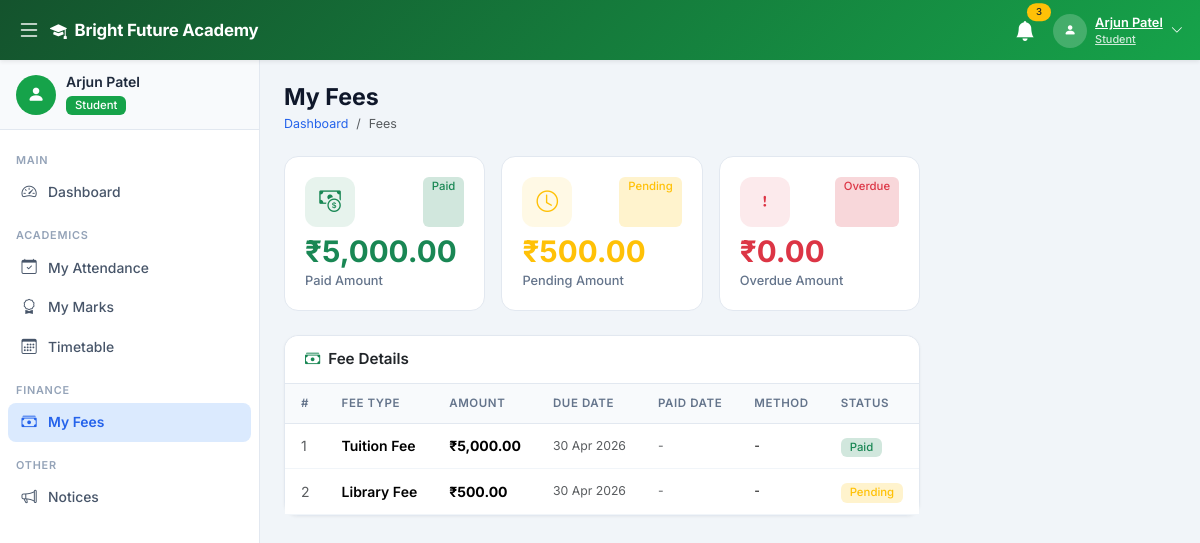
The page /student/fees.php (signed in) on the database its author committed.
### tables this page shows
CREATE TABLE IF NOT EXISTS settings (
    id INT AUTO_INCREMENT PRIMARY KEY,
    setting_key VARCHAR(100) UNIQUE NOT NULL,
    setting_value TEXT,
    setting_group VARCHAR(50) DEFAULT 'general',
    updated_at TIMESTAMP DEFAULT CURRENT_TIMESTAMP ON UPDATE CURRENT_TIMESTAMP
);

CREATE TABLE IF NOT EXISTS fees (
    id INT AUTO_INCREMENT PRIMARY KEY,
    student_id INT NOT NULL,
    fee_type VARCHAR(50) NOT NULL,
    amount DECIMAL(10,2) NOT NULL,
    due_date DATE NOT NULL,
    paid_date DATE,
    status ENUM('Pending','Paid','Overdue') DEFAULT 'Pending',
    payment_method VARCHAR(50),
    transaction_id VARCHAR(100),
    created_at TIMESTAMP DEFAULT CURRENT_TIMESTAMP,
    FOREIGN KEY (student_id) REFERENCES students(id) ON DELETE CASCADE
);

### config/db.php (called while the page is built, shortened)
<?php
function getDB() {
    static $conn = null;
    if ($conn === null) {
        $conn = new mysqli(DB_HOST, DB_USER, DB_PASS, DB_NAME);
        $conn->set_charset('utf8mb4');
    }
    return $conn;
}
function getSetting($key, $default = '') {
    $db  = getDB();
    $key = $db->real_escape_string($key);
    $res = $db->query("SELECT setting_value FROM settings WHERE setting_key='$key' LIMIT 1");
    if ($res && $res->num_rows > 0) {
        return $res->fetch_assoc()['setting_value'];
    }
    return $default;
}
function formatDate($d) {
    return $d ? date('d M Y', strtotime($d)) : '-';
}

### student/fees.php (the view, shortened to what this page needs)
<?php
require_once '../config/db.php';
$db = getDB();
$uid = (int)$_SESSION['user_id'];
$student = $db->query("SELECT s.id FROM students s WHERE s.user_id=$uid")->fetch_assoc();
$sid = (int)($student['id'] ?? 0);
$fees = $db->query("SELECT * FROM fees WHERE student_id=$sid ORDER BY created_at DESC");
$smry = $db->query("SELECT status,SUM(amount) as s FROM fees WHERE student_id=$sid GROUP BY status")->fetch_all(MYSQLI_ASSOC);
$fsum = ['Paid'=>0,'Pending'=>0,'Overdue'=>0]; foreach ($smry as $s) $fsum[$s['status']] = $s['s'];
?>
<?php include '../includes/header.php'; ?>
<?php include '../includes/sidebar.php'; ?>
<div class="main-content" id="mainContent"><div class="sidebar-overlay" id="sidebarOverlay"></div>
<div class="page-header"><h2>My Fees</h2><nav><ol class="breadcrumb mb-0"><li class="breadcrumb-item"><a href="dashboard.php">Dashboard</a></li><li class="breadcrumb-item active">Fees</li></ol></nav></div>
<div class="row g-3 mb-4">
    <?php foreach ([['Paid','success','cash-coin'],['Pending','warning','clock'],['Overdue','danger','exclamation']] as [$s,$c,$ic]): ?>
    <div class="col-md-4">
        <div class="stat-card">
            <div class="d-flex justify-content-between mb-2"><div class="stat-icon bg-<?= $c ?> bg-opacity-10 text-<?= $c ?>"><i class="bi bi-<?= $ic ?>"></i></div><span class="badge bg-<?= $c ?>-subtle text-<?= $c ?>"><?= $s ?></span></div>
            <div class="stat-value text-<?= $c ?>">&#8377;<?= number_format($fsum[$s]??0,2) ?></div>
            <div class="stat-label"><?= $s ?> Amount</div>
        </div>
    </div>
    <?php endforeach; ?>
</div>
<div class="card">
    <div class="card-header"><h6 class="card-title"><i class="bi bi-cash-stack me-2 text-success"></i>Fee Details</h6></div>
    <div class="table-responsive"><table class="table">
        <thead><tr><th>#</th><th>Fee Type</th><th>Amount</th><th>Due Date</th><th>Paid Date</th><th>Method</th><th>Status</th></tr></thead>
        <tbody>
        <?php $i=1; while ($f=$fees->fetch_assoc()): $sc=['Paid'=>'success','Pending'=>'warning','Overdue'=>'danger'][$f['status']]??'secondary'; ?>
        <tr>
            <td class="text-muted"><?= $i++ ?></td>
            <td class="fw-600"><?= htmlspecialchars($f['fee_type']) ?></td>
            <td class="fw-700">&#8377;<?= number_format($f['amount'],2) ?></td>
            <td class="text-muted small"><?= formatDate($f['due_date']) ?></td>
            <td class="text-muted small"><?= $f['paid_date'] ? formatDate($f['paid_date']) : '-' ?></td>
            <td class="small"><?= htmlspecialchars($f['payment_method']??'-') ?></td>
            <td><span class="badge bg-<?= $sc ?>-subtle text-<?= $sc ?>"><?= $f['status'] ?></span></td>
        </tr>
        <?php endwhile; ?>
        </tbody>
    </table></div>
</div>
</div>
<?php include '../includes/footer.php'; ?>

### includes/header.php (shortened to what this page needs)
<!DOCTYPE html>
<html lang="en">
<head>
    <link href="https://cdn.jsdelivr.net/npm/bootstrap@5.3.2/dist/css/bootstrap.min.css" rel="stylesheet">
    <link href="https://cdn.jsdelivr.net/npm/bootstrap-icons@1.11.3/font/bootstrap-icons.css" rel="stylesheet">
    <link href="<?= APP_URL ?>/assets/css/style.css" rel="stylesheet">
</head>
<body>
<?php
$role        = $_SESSION['role'] ?? '';
$navGradient = [
    'developer' => 'background:linear-gradient(135deg,#4c1d95,#7c3aed)',
    'admin'     => 'background:linear-gradient(135deg,#991b1b,#dc2626)',
    'teacher'   => 'background:linear-gradient(135deg,#1e3a8a,#2563eb)',
    'student'   => 'background:linear-gradient(135deg,#14532d,#16a34a)',
];
$navStyle = $navGradient[$role] ?? $navGradient['admin'];
?>
<nav class="navbar navbar-dark fixed-top shadow-sm" id="topNav" style="<?= $navStyle ?>;height:var(--nav-h)">
    <div class="container-fluid">
        <button class="btn btn-link text-white me-1 p-1" id="sidebarToggle">
            <i class="bi bi-list fs-4"></i>
        </button>
        <a class="navbar-brand fw-700 d-flex align-items-center gap-2" href="<?= APP_URL ?>">
            <i class="bi bi-mortarboard-fill"></i>
            <span><?= htmlspecialchars(getSetting('school_name', APP_NAME)) ?></span>
        </a>
        <div class="ms-auto d-flex align-items-center gap-2">
            <div class="dropdown">
                <button class="btn btn-link text-white position-relative p-1" data-bs-toggle="dropdown">
                    <i class="bi bi-bell-fill fs-5"></i>
                    <span class="position-absolute top-0 start-100 translate-middle badge rounded-pill bg-warning text-dark" style="font-size:.6rem">3</span>
                </button>
            </div>
            <div class="dropdown">
                <button class="btn btn-link text-white d-flex align-items-center gap-2 p-1" data-bs-toggle="dropdown">
                    <div class="avatar-circle">
                        <i class="bi bi-person-fill small"></i>
                    </div>
                    <div class="d-none d-md-block text-start">
                        <div class="fw-600" style="font-size:.8rem;line-height:1.2"><?= htmlspecialchars(mb_strimwidth($_SESSION['name'] ?? 'User', 0, 18, '...')) ?></div>
                        <div style="font-size:.68rem;opacity:.8"><?= ucfirst($role) ?></div>
                    </div>
                    <i class="bi bi-chevron-down small d-none d-md-inline"></i>
                </button>
            </div>
        </div>
    </div>
</nav>
<div class="wrapper d-flex">

### assets/css/style.css (style rules this page uses)
:root { --sidebar-w: 260px; --sidebar-sm: 68px; --nav-h: 60px; --primary: #2563eb; --primary-dark: #1d4ed8; --success: #16a34a; --warning: #d97706; --danger: #dc2626; --info: #0891b2; --body-bg: #f1f5f9; --card-bg: #ffffff; --border: #e2e8f0; --text-muted: #64748b; --dev-color: #7c3aed; }
*, *::before, *::after { box-sizing: border-box; }
body { font-family: 'Inter', -apple-system, BlinkMacSystemFont, 'Segoe UI', sans-serif; background: var(--body-bg); color: #1e293b; overflow-x: hidden; }
#topNav { height: var(--nav-h); z-index: 1050; }
.navbar-brand { font-size: 1.05rem; letter-spacing: -.2px; }
.avatar-circle { width: 34px; height: 34px; border-radius: 50%; background: rgba(255,255,255,.2); display: flex; align-items: center; justify-content: center; }
.wrapper { margin-top: var(--nav-h); }
.main-content { margin-left: var(--sidebar-w); min-height: calc(100vh - var(--nav-h)); padding: 24px; transition: margin-left .25s ease; }
.page-header { margin-bottom: 22px; }
.page-header h2 { font-size: 1.45rem; font-weight: 700; color: #0f172a; margin: 0; }
.page-header .breadcrumb { font-size: .78rem; margin: 3px 0 0; }
.page-header .breadcrumb-item a { color: var(--primary); text-decoration: none; }
.stat-card { background: #fff; border: 1px solid var(--border); border-radius: 14px; padding: 20px; transition: transform .2s, box-shadow .2s; }
.stat-icon { width: 50px; height: 50px; border-radius: 12px; display: flex; align-items: center; justify-content: center; font-size: 1.35rem; }
.stat-value { font-size: 1.85rem; font-weight: 700; line-height: 1.1; }
.stat-label { font-size: .8rem; color: var(--text-muted); font-weight: 500; margin-top: 4px; }
.card { border: 1px solid var(--border); border-radius: 14px; background: #fff; box-shadow: 0 1px 3px rgba(0,0,0,.05); }
.card-header { background: #fff; border-bottom: 1px solid var(--border); padding: 14px 20px; border-radius: 14px 14px 0 0 !important; }
.card-title { font-size: .95rem; font-weight: 600; margin: 0; }
.table { font-size: .875rem; margin: 0; }
.table th { background: #f8fafc; font-size: .72rem; font-weight: 600; text-transform: uppercase; letter-spacing: .05em; color: var(--text-muted); padding: 11px 16px; border-bottom: 1px solid var(--border); }
.table td { padding: 11px 16px; vertical-align: middle; border-color: #f1f5f9; }
.badge { font-weight: 500; padding: 4px 9px; border-radius: 6px; font-size: .71rem; }
.btn { border-radius: 8px; font-weight: 500; font-size: .875rem; }
.fw-600 { font-weight: 600; }
.fw-700 { font-weight: 700; }

### rows shown on the page
settings: setting_value "Bright Future Academy"
fees: fee_type "Tuition Fee", amount "5,000.00", due_date "30 Apr 2026", payment_method "-", status "Paid"
fees: fee_type "Library Fee", amount "500.00", due_date "30 Apr 2026", payment_method "-", status "Pending"

### other values the page prints
mb_strimwidth($_SESSION['name'] ?? 'User', 0, 18, '...') "Arjun Patel"
$role "Student"
mb_strimwidth($_SESSION['name'] ?? '', 0, 22, '...') "Arjun Patel"
$label "Dashboard My Attendance My Marks Timetable My Fees Notices"
$s "Paid"
$fsum[$s] "5,000.00"
$s "Pending"
$fsum[$s] "500.00"
$s "Overdue"
$fsum[$s] "0.00"
